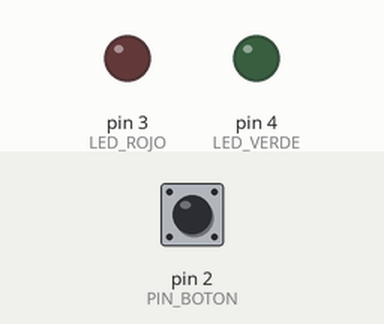
The sketch below on a simulated Arduino Uno, built with avr-gcc and run on an emulated ATmega328P. On the bench: output pins drawn as LEDs (lit = HIGH). Dashed ring = blinking. The test bench sets the inputs (shaded band); at power-on: pin 2 (PIN_BOTON) HIGH.

Above: at 1.2 s.
1.3 s: pin 2 (PIN_BOTON) pulled LOW for 0.15 s
At 1.45 s:
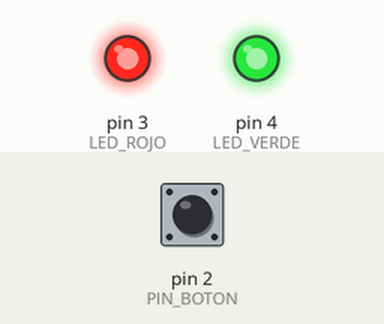
3.0 s: pin 2 (PIN_BOTON) pulled LOW for 3.2 s
At 3.25 s:
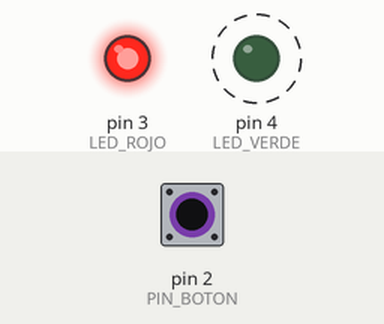
Timing chart, 0 to 7.7 s (numbered marks = the images above; inputs shaded):
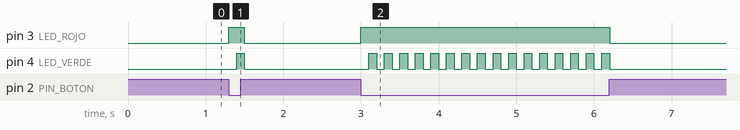

Measured:
- after the input at 1.3 s, pin 3 (LED_ROJO): LOW → HIGH at once, → LOW 0.20 s later; pin 4 (LED_VERDE): LOW → HIGH after 0.10 s, → LOW 0.10 s later
- after the input at 3.0 s, pin 3 (LED_ROJO): LOW → HIGH at once, → LOW 3.2 s later; pin 4 (LED_VERDE): alternates HIGH for 0.10 s and LOW for 0.10 s, 32 changes in all, then stays LOW, starting after 0.10 s

The sketch:

ej5.4.ino
```cpp
// Estados
#define APAGADO 0
#define ENCENDIDO 1

// Pines
#define LED_ROJO 3
#define LED_VERDE 4
#define PIN_BOTON 2

int state = APAGADO;
bool ledVerdeEncendido = false;

void setup()
{
  pinMode(PIN_BOTON, INPUT_PULLUP);
  pinMode(LED_ROJO, OUTPUT);
  pinMode(LED_VERDE, OUTPUT);
}

void loop()
{

  int val = digitalRead(PIN_BOTON);

  switch (state)
  {
    case APAGADO:

      digitalWrite(LED_ROJO, LOW);

      if (val == LOW)
      {
        digitalWrite(LED_ROJO, HIGH);
        state = ENCENDIDO;
      }

      break;

    case ENCENDIDO:

      // Enciende o apaga el LED verde basado en el estado actual
      digitalWrite(LED_VERDE, ledVerdeEncendido ? HIGH : LOW);

      if (val == LOW)
      {
        // Cambia el estado del LED verde
        ledVerdeEncendido = !ledVerdeEncendido;
        delay(100);
      }
      else
      {
        // Apaga el LED verde si el botón no está presionado
        digitalWrite(LED_VERDE, LOW);
        state = APAGADO;
      }

      break;
  }
}
```
